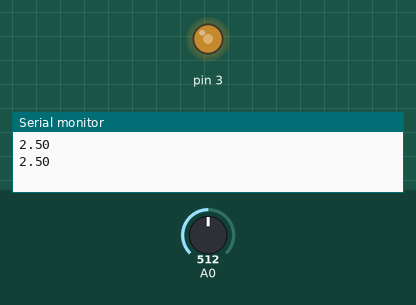
The sketch below on a simulated Arduino Uno, built with avr-gcc and run on an emulated ATmega328P. Parts: output pins drawn as LEDs (lit = HIGH), the last lines printed to the serial monitor. Inputs (shaded band) come from the test bench; at power-on: A0 = 512.

Above: at 1.8 s.
1.9 s: A0 set to 716
At 3.2 s:
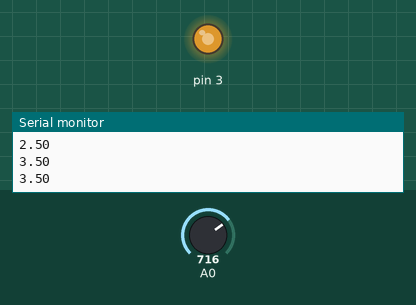
3.5 s: A0 set to 900
At 4.7 s:
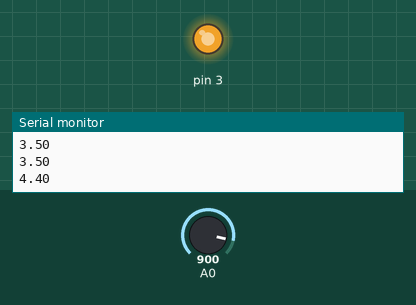
5.5 s: A0 set to 245
At 6.3 s:
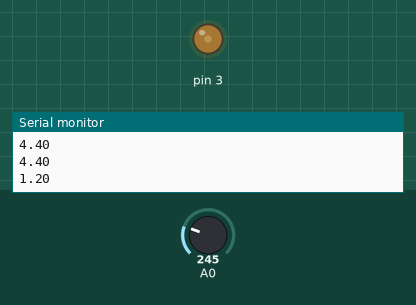
7.5 s: A0 set to 0
At 9.0 s:
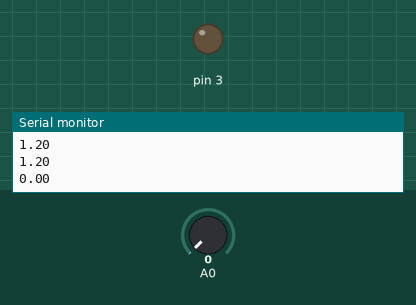
9.5 s: A0 set to 511
At 10.6 s:
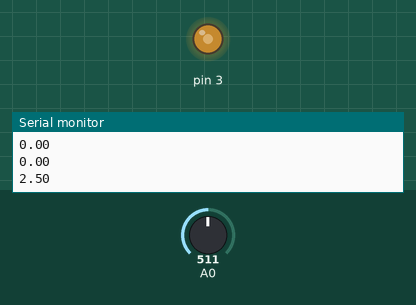
Timing chart, 0 to 12.5 s (numbered marks = the images above; inputs shaded):
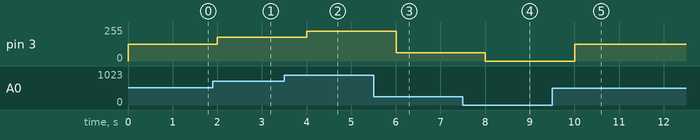

The sketch:

Programa_2.ino
```cpp
// Valor mínimo e máximo do potenciômetro
#define minPot 0.0
#define maxPot 1023.0

// Valor mínimo e máximo o LED
#define minLed 0.0
#define maxLed 255.0

#define R 10.0e3  // Resistência do potenciômetro
#define Vcc 5.0   // Tensão do Arduino.

void setup(void) {
  Serial.begin(9600);
  pinMode(3, OUTPUT);
}

void loop(void) {
  float valorPot = analogRead(A0);  // Obtém o valor analógico do potenciômetro

  float Vout = valorPot/maxPot * Vcc;
  Serial.println(Vout);

  float valorLed = (valorPot - minPot) * (maxLed - minLed)/(maxPot - minPot) + minLed;  // Função map(), porém retornando valores decimais

  analogWrite(3, valorLed); // Envia o valor da luminosidade, para o LED
  delay(1000);

}
```

Measured:
- after the input at 1.9 s, pin 3: 127/255 → 178/255 after 0.10 s
- after the input at 3.5 s, pin 3: 178/255 → 224/255 after 0.50 s
- after the input at 5.5 s, pin 3: 224/255 → 61/255 after 0.50 s
- after the input at 7.5 s, pin 3: 61/255 → 0/255 after 0.51 s
- after the input at 9.5 s, pin 3: 0/255 → 127/255 after 0.51 s
